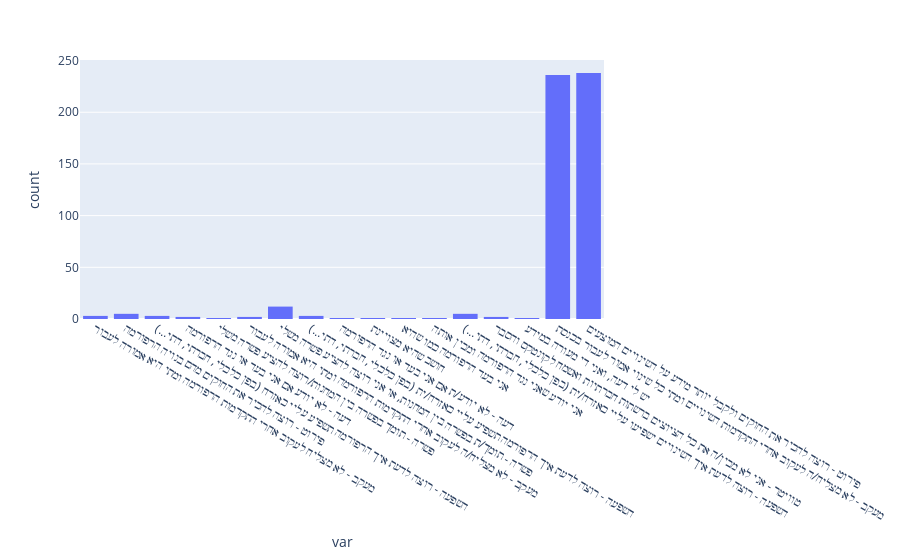

Notebook cell for this chart:
### Code cell
px.histogram(survey_data, x="var")

### Figure 1 — Plotly figure (JSON) as saved in the notebook; plotly's stock layout.template omitted (floating-point values rounded to 4 significant figures; data arrays with more than 128 entries replaced by an {"elided": "..."} marker saying what was removed)
{"data": [{"alignmentgroup": "True", "bingroup": "x", "hovertemplate": "var=%{x}<br>count=%{y}<extra></extra>", "legendgroup": "", "marker": {"color": "#636efa", "pattern": {"shape": ""}}, "name": "", "offsetgroup": "", "orientation": "v", "showlegend": false, "type": "histogram", "x": {"elided": "517 str values"}, "xaxis": "x", "yaxis": "y"}], "layout": {"barmode": "relative", "legend": {"tracegroupgap": 0}, "margin": {"t": 60}, "xaxis": {"anchor": "y", "domain": [0, 1], "title": {"text": "var"}}, "yaxis": {"anchor": "x", "domain": [0, 1], "title": {"text": "count"}}}}
